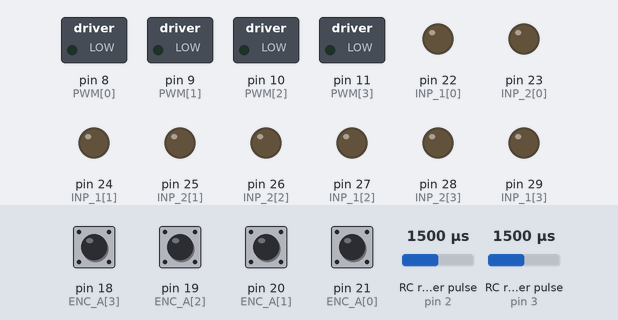
The sketch below on a simulated Arduino Mega 2560, built with avr-gcc and run on an emulated ATmega2560. Parts: switched loads named in the sketch (green lamp = pin HIGH), output pins drawn as LEDs (lit = HIGH). Wiring (inferred from the names in the program): 2 × RC receiver channel: data pin 2 / data pin 3. The test bench sets the inputs (shaded band); at power-on: pin 18 (ENC_A[3]), pin 19 (ENC_A[2]), pin 20 (ENC_A[1]), pin 21 (ENC_A[0]) HIGH, RC receiver pulse (sensors on pin 2, pin 3) 1500 µs.

Above: at 1.2 s.
1.3 s: RC receiver pulse (sensor on pin 2) set to 1020 µs
At 2.5 s:
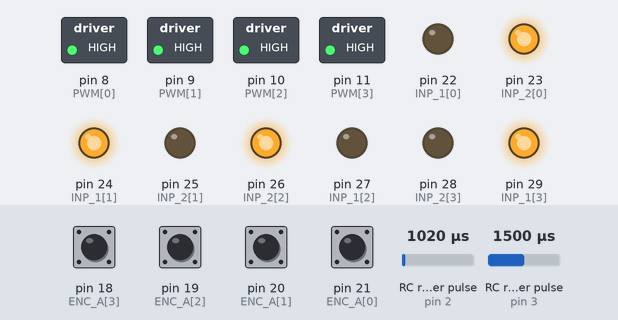
2.8 s: RC receiver pulse (sensor on pin 3) set to 1020 µs
At 3.31 s:
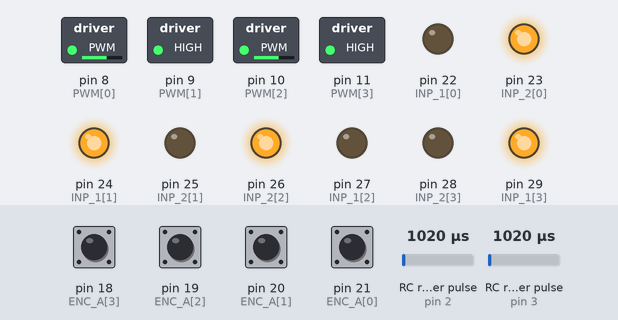
At 4.7 s:
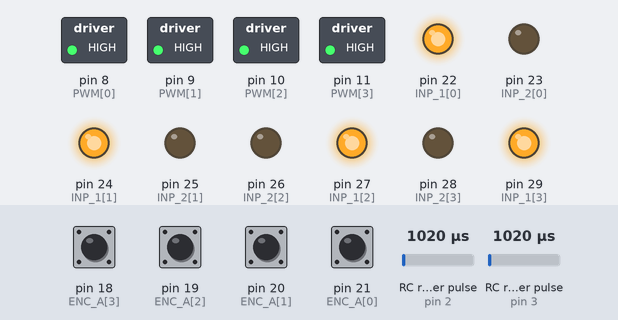
Timing chart, 0 to 6.2 s (numbered marks = the images above; inputs shaded):
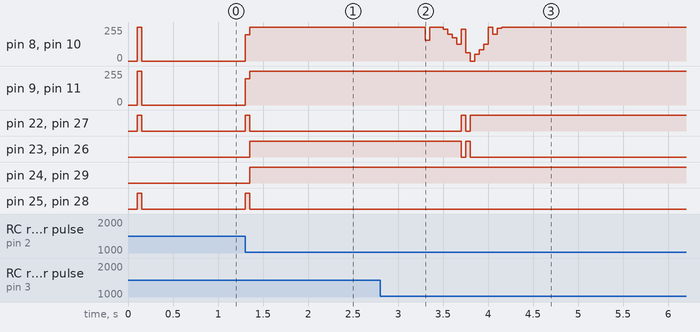

Measured:
- after the input at 1.3 s, pin 22 (INP_1[0]), pin 25 (INP_2[1]), pin 27 (INP_1[2]), pin 28 (INP_2[3]): goes on until 1.4 s, then stays LOW; pin 23 (INP_2[0]), pin 24 (INP_1[1]), pin 26 (INP_2[2]), pin 29 (INP_1[3]): LOW → HIGH after 0.05 s
- after the input at 2.8 s, pin 22 (INP_1[0]), pin 27 (INP_1[2]): LOW → HIGH after 0.90 s, → LOW 0.05 s later, → HIGH 0.05 s later; pin 23 (INP_2[0]), pin 26 (INP_2[2]): HIGH → LOW after 0.90 s, → HIGH 0.05 s later, → LOW 0.05 s later

The sketch:

Arduinosender.ino
```cpp
#include <ArduinoJson.h>
#include <util/atomic.h>

#define NMOTORS 4
#define UMAX 255
#define PGAIN 2
#define DGAIN 0.015
#define IGAIN 5
#define VMAX 12

// Declare Pins
// RB, LB, RF, LF
const int ENC_A[] = {21,20,19,18};
const int ENC_B[] = {51,53,50,52};
const int PWM[] = {8,9,10,11};
const int INP_1[] = {22,24,27,29};
const int INP_2[] = {23,25,26,28};
const int JOY = A0;
const int CH1 = 2; // defines the steering channel
const int CH2 = 3; // defines the throttling channel

//const double maxRPS = 9.0; // maximum rads per second
const float linearMax = 1.0;
const float angularMax = 1.5;

const int CH1_CENTER_LIMITS[] = {1490,1510};
const int CH2_CENTER_LIMITS[] = {1480,1500};
const int CH1_LIMITS[] = {1000, 2000};
const int CH2_LIMITS[] = {1000, 1990};

// volatile variables (in channel callback)
volatile long timestart_ch1;
volatile long timedelta_ch1;
volatile long timestart_ch2;
volatile long timedelta_ch2;

// volatile variables (in encoder callback)
volatile long pos_i[] = {0,0,0,0};

long previous_pos[] = {0,0,0,0};
float velocity[] = {0,0,0,0};
long prevT = 0;
float deltaT = 0;

// Robot variables
int N = 1440;
double wheelRadius = 0.056; // m
double wheelDistance = 0.395; // m

int joyValue = 0;
float steeringValue;
float throttleValue;
float targetSpeed[] = {0,0,0,0};
float currentSpeed[] = {0,0,0,0};
float previousSpeed[] = {0,0,0,0};

// A class to compute the control signal
class SimplePID
{
  private:
    float kp, kd, ki, umax; // Parameters
    float eprev, eintegral; // Storage

  public:
    // Constructor
    SimplePID() : kp(2), kd(1), ki(5), umax(15), eprev(0.0), eintegral(0.0){}

  // A function to set the parameters
  void setParams(float kpIn, float kdIn, float kiIn, float umaxIn)
  {
    kp = kpIn; kd = kdIn; ki = kiIn; umax = umaxIn;
  }

  // A function to compute the control signal
  void evalu(float value, float target, float deltaT, int &pwr, int &dir)
  {
    // error
    float e = target - value;

    // derivative
    float dedt = (e-eprev)/(deltaT);

    // integral
    eintegral = eintegral + (0.5*(eprev+e)*deltaT); // 1/2 * (a + b) * h;

    // control signal
    float u = kp*e + kd*dedt + ki*eintegral;

    // motor direction
    dir = 1;
    if (u < 0)
    {
      dir = -1;
    }

    // motor power
    pwr = int(255 * (abs(u)/VMAX));
    if (pwr > umax)
    {
      pwr = umax;
    }
    else if (pwr < 20)
    {
      pwr = 0;
    }

    if (eintegral > 10)
    {
      eintegral = 10;
    }
    else if (eintegral < -10)
    {
      eintegral = -10;
    }

    // store previous error
    eprev = e;
  }
};

// PID class instances
SimplePID motor[NMOTORS];

void setMotor(int dir, int PWMVal, int PWM, int INP_1, int INP_2)
{
  analogWrite(PWM,PWMVal);
  if(dir == 1)
  {
    digitalWrite(INP_1,LOW);
    digitalWrite(INP_2,HIGH);
  }
  else if(dir == -1)
  {
    digitalWrite(INP_1,HIGH);
    digitalWrite(INP_2,LOW);
  }
  else
  {
    digitalWrite(INP_1,LOW);
    digitalWrite(INP_2,LOW);
  }
}

template <int j>
void readEncoder()
{
  int b = digitalRead(ENC_B[j]);
  int i = 0;
  if ((j == 0) || (j == 2))
  {
    if(b > 0)
    {
      pos_i[j]++;
    }
    else
    {
      pos_i[j]--;
    }
  }
  else if ((j == 1) || (j == 3))
  {
    if(b > 0)
    {
      pos_i[j]--;
    }
    else
    {
      pos_i[j]++;
    }
  }
}

volatile int count = 0;
int count_prev = 0;

ISR(TIMER5_COMPA_vect)
{
  count++;
}

void setup()
{
  // Initialize "debug" serial port
  Serial.begin(115200);

  // Serial link to ESP8266
  Serial3.begin(115200);

  //Setup timer interrupt using timer 5
  cli();
  TCCR5A = 0;
  TCCR5B = 0;
  TCNT5 = 0;
  OCR5A = 12499; //Prescaler = 64
  TCCR5B |= (1 << WGM12);
  TCCR5B |= (1 << CS11 | 1 << CS10);
  TIMSK5 |= (1 << OCIE5A);
  sei(); // re-enables interrupts

  for(int k = 0; k < NMOTORS; k++)
  {
    pinMode(ENC_A[k],INPUT);
    pinMode(ENC_B[k],INPUT);
    pinMode(PWM[k],OUTPUT);
    pinMode(INP_1[k],OUTPUT);
    pinMode(INP_2[k],OUTPUT);
    motor[k].setParams(PGAIN,DGAIN,IGAIN,UMAX);
  }

  pinMode (CH1, INPUT);// initialises the channels
  pinMode (CH2, INPUT);// initialises the channels

  attachInterrupt(digitalPinToInterrupt(ENC_A[0]),readEncoder<0>,RISING);
  attachInterrupt(digitalPinToInterrupt(ENC_A[1]),readEncoder<1>,RISING);
  attachInterrupt(digitalPinToInterrupt(ENC_A[2]),readEncoder<2>,RISING);
  attachInterrupt(digitalPinToInterrupt(ENC_A[3]),readEncoder<3>,RISING);
  attachInterrupt(digitalPinToInterrupt(CH1),readCh1,CHANGE);
  attachInterrupt(digitalPinToInterrupt(CH2),readCh2,CHANGE);
}

// Incoming data
String inputString = "";

// Incoming is complete or not
boolean stringComplete = false;

// Data received from ESP8266 serial will arrive here
String ReceiveFromESP()
{
  // Receive
  String rec = "";
  if (stringComplete)
  {
    // TODO NOTE For now display command but this will readch1() & 2()
    Serial.println(inputString);
    rec = inputString;
    // clear the string:
    inputString = "";
    stringComplete = false;
  }
  return (rec);
}

// Mega TX3 to ESP8266 RX 0
void sendToESP(float x, float z)
{
  // Send the JSON document over the "link" serial port
  Serial3.println("{x:" + String(x)+",z:"+String(z)+"}");
}

// Gets triggered at the end of the loop() when a data is available in the serial buffer.
// Mega 2560 is connected to the onboard ESP8266 via serial port 3
// Taken from https://docs.arduino.cc/built-in-examples/communication/SerialEvent
void serialEvent3()
{
  while (Serial3.available())
  {
    char inChar = (char)Serial3.read();
    inputString += inChar;
    // We know the EOL character
    if (inChar == '\n')
    {
      stringComplete = true;
    }
  }
}


float mapf(float x, float in_min, float in_max, float out_min, float out_max)
{
  float result;
  result = (x - in_min) * (out_max - out_min) / (in_max - in_min) + out_min;
  return result;
}

void readCh1()
{
  unsigned long value;
  value = digitalRead (CH1);
  if (value == 1)
  {
    timestart_ch1 = micros();
  }
  else if (value == 0)
  {
    long timestop = micros();
    timedelta_ch1 = timestop - timestart_ch1;
  }
}

void readCh2()
{
  unsigned long value;
  value = digitalRead (CH2);
  if (value == 1)
  {
    timestart_ch2 = micros();
  } else if (value == 0)
  {
    long timestop = micros();
    timedelta_ch2 = timestop - timestart_ch2;
  }
}

void loop() {
  float linearSpeed = 0.0;
  float angularSpeed = 0.0;
  if (count > count_prev)
  {
    // Compute time
    long currT = micros();
    float deltaT = ((float) (currT-prevT)) / 1.0e6;
    float delta_pos[] = {0.0, 0.0, 0.0, 0.0};

    // Read the velocity in an atomic block to avoid a potential misread
    // and convert from counts/s to rad/s
    ATOMIC_BLOCK(ATOMIC_RESTORESTATE)
    {
      for (int k=0; k<NMOTORS; k++)
      {
        delta_pos[k] = pos_i[k] - previous_pos[k];
        velocity[k] = delta_pos[k] / N / deltaT * 2 * PI;
        previous_pos[k] = pos_i[k];
      }
    }

    // Read transmitter
    ATOMIC_BLOCK(ATOMIC_RESTORESTATE){
      throttleValue = mapf(timedelta_ch2,CH2_LIMITS[0],CH2_LIMITS[1],-1,1); //maxRPS*sin(prevT/1e6*1);
      steeringValue = mapf(timedelta_ch1,CH1_LIMITS[0],CH1_LIMITS[1],1,-1); //maxRPS*sin(prevT/1e6*1);
      // Make a dead-zone for throttling
      if ((throttleValue >= -0.10) && (throttleValue <= 0.10))
      {
        throttleValue = 0.0;
      }
      // Make a dead-zone for steering
      if ((steeringValue >= -0.25) && (steeringValue <= 0.25))
      {
        steeringValue = 0.0;
      }
    }

    // Reset Speeds
    targetSpeed[0] = 0.0;
    targetSpeed[2] = 0.0;
    targetSpeed[1] = 0.0;
    targetSpeed[3] = 0.0;

    // if controller is off when robot is turned on. throttleValue received is ~ -3. Going to reset this to zero
    if (throttleValue < -1.5)
    {
      throttleValue = 0.0;
    }

    // if controller is off when robot is turned on. steeringValue received is ~ 3. Going to reset this to zero
    if (steeringValue > 1.5)
    {
      steeringValue = 0.0;
    }

    // Map desired speed to motor speeds
    linearSpeed = linearMax * throttleValue;
    angularSpeed = angularMax * steeringValue;
    float rightSpeed = ((linearSpeed + (wheelDistance * angularSpeed)) / wheelRadius);
    float leftSpeed = ((linearSpeed - (wheelDistance * angularSpeed)) / wheelRadius);

    targetSpeed[0] = rightSpeed;
    targetSpeed[2] = rightSpeed;
    targetSpeed[1] = leftSpeed;
    targetSpeed[3] = leftSpeed;

    // Low-pass filter (25 Hz cutoff)
    for (int k=0; k<NMOTORS; k++)
    {
      currentSpeed[k] = 0.854*currentSpeed[k] + 0.0728*velocity[k] + 0.0728*previousSpeed[k];
      previousSpeed[k] = velocity[k];
    }

    // Set speeds
    for (int k=0; k<NMOTORS; k++)
    {
      int pwr, dir;
      motor[k].evalu(velocity[k], targetSpeed[k], deltaT, pwr, dir);
      if ((targetSpeed[k] < 0.1) && (targetSpeed[k] > -0.1) )
      {
        pwr = 0;
        dir = 0;
      }
      setMotor(dir, pwr, PWM[k], INP_1[k], INP_2[k]);
    }

    // RB, LB, RF, LF

    // calculate forward kinematics from read wheel velocities
    float rightVirtualWheelSpeed = (velocity[0] + velocity[2]) * 0.5;
    float leftVirtualWheelSpeed = (velocity[1] + velocity[3]) * 0.5;

    float feedbackAngularVelocity = (((rightVirtualWheelSpeed * wheelRadius) + (-1* leftVirtualWheelSpeed * wheelRadius)) / (2 * wheelDistance));

    prevT = currT;
    count_prev = count;
  }

  // Values we want to transmit to ESP
  sendToESP(linearSpeed, angularSpeed);
  String command = "";
  command = ReceiveFromESP();
}
```
